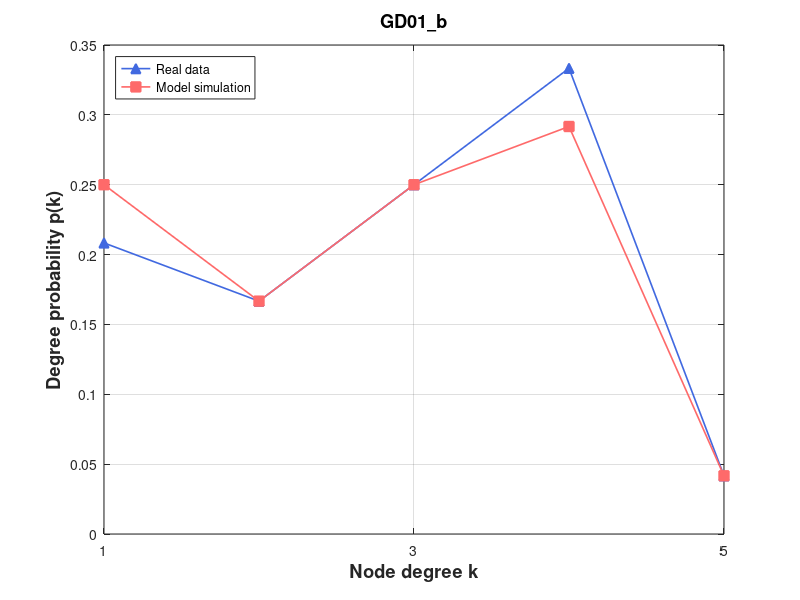

MATLAB code for this plot:
% Create some data
% 定义度数直方图

degree_hist1 =  [0, 5, 4, 6, 8, 1];
degree_hist2 =  [0, 6, 4, 6, 7, 1];

% 将度数直方图转换为浮点型数组

degree_hist1 = double(degree_hist1);
degree_hist2 = double(degree_hist2);

degree1 = degree_hist1(2:end);
degree2 = degree_hist2(2:end);
% 计算度数概率
degree_prob1 = degree1 / sum(degree1);
degree_prob2 = degree2 / sum(degree2);

figure

set(gca, 'FontSize', 12);

  
plot(1:length(degree_prob1), degree_prob1, '^-','Color',[65/256,105/256,225/256],'LineWidth',1.2,'Markersize',7,'MarkerFaceColor',[65/256,105/256,225/256])

hold on
%plot(eb, predictionData,'ro-','LineWidth',1.2,'Markersize',7,'MarkerFaceColor','r')
%plot(eb, predictionData, 's-','Color',[171/256,130/256,255/256],'LineWidth',1.2,'Markersize',7,'MarkerFaceColor',[171/256,130/256,255/256]) 
%plot(eb, epsilon7, 's-','Color',[0/256,206/256,209/256],'LineWidth',1.2,'Markersize',7,'MarkerFaceColor',[0/256,206/256,209/256])

%plot(eb, size700, 's-','Color',[171/256,130/256,255/256],'LineWidth',1.2,'Markersize',7,'MarkerFaceColor',[171/256,130/256,255/256]) %Purple
plot(1:length(degree_prob2), degree_prob2, 's-','Color',[255/256,106/256,106/256],'LineWidth',1.2,'Markersize',7,'MarkerFaceColor',[255/256,106/256,106/256])



% Turn on the grid
grid on

% Add title and axis labels
%title('Performance of Baseband QPSK')
xlabel('Node degree k','FontSize',13.2,'FontWeight','bold')
ylabel('Degree probability p(k)','FontSize',13.2,'FontWeight','bold')
legend('Real data', 'Model simulation', 'Location', 'northwest');  
% title('Wikibooks (Initial)', 'FontSize', 13.2, 'FontWeight', 'bold')
title('GD01\_b', 'FontSize', 13.2, 'FontWeight', 'bold')
% axis([0.03 1.02 0 0.35])
%set(gca,'xtick',[xmin:step:xmax])
% set(gca,'xtick',[1:1000:11000])
set(gca,'xtick', 1:2:max(length(degree_prob1),length(degree_prob2)))
% set(gca,'xticklabels',{'0','0.16','0.32','0.48','0.64','0.80'});
%set(gca,'ytick',[0:0.05:0.35])
xlim([1 max(length(degree_prob1),length(degree_prob2))])
%set(gca,'xscale','log')